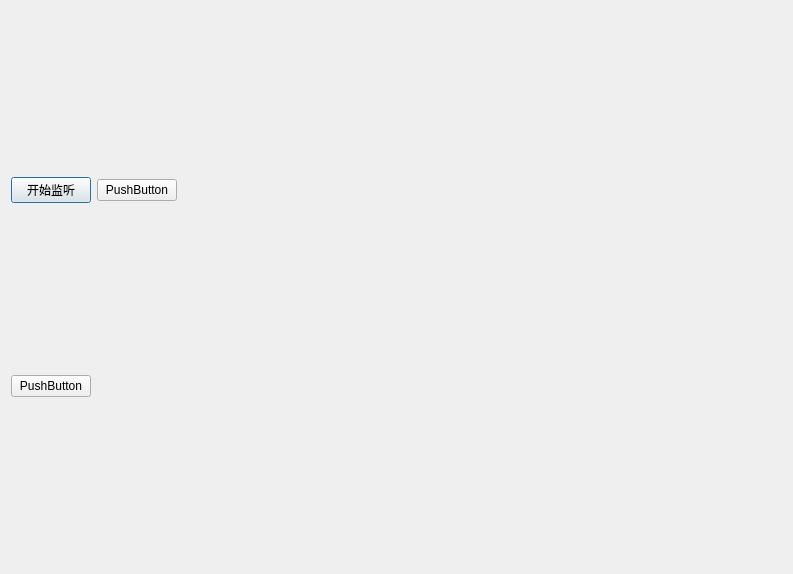
<?xml version="1.0" encoding="UTF-8"?>
<ui version="4.0">
 <class>TestDialog</class>
 <widget class="QDialog" name="TestDialog">
  <property name="geometry">
   <rect>
    <x>0</x>
    <y>0</y>
    <width>793</width>
    <height>574</height>
   </rect>
  </property>
  <property name="windowTitle">
   <string>Dialog</string>
  </property>
  <layout class="QHBoxLayout" name="horizontalLayout">
   <item>
    <layout class="QGridLayout" name="gridLayout">
     <item row="0" column="0">
      <widget class="QPushButton" name="btnStartListen">
       <property name="text">
        <string>开始监听</string>
       </property>
      </widget>
     </item>
     <item row="0" column="1">
      <widget class="QPushButton" name="pushButton">
       <property name="text">
        <string>PushButton</string>
       </property>
      </widget>
     </item>
     <item row="1" column="0">
      <widget class="QPushButton" name="pushButton_3">
       <property name="text">
        <string>PushButton</string>
       </property>
      </widget>
     </item>
    </layout>
   </item>
   <item>
    <widget class="QWidget" name="widget" native="true">
     <property name="sizePolicy">
      <sizepolicy hsizetype="Expanding" vsizetype="Expanding">
       <horstretch>0</horstretch>
       <verstretch>0</verstretch>
      </sizepolicy>
     </property>
    </widget>
   </item>
  </layout>
 </widget>
 <resources/>
 <connections/>
</ui>
